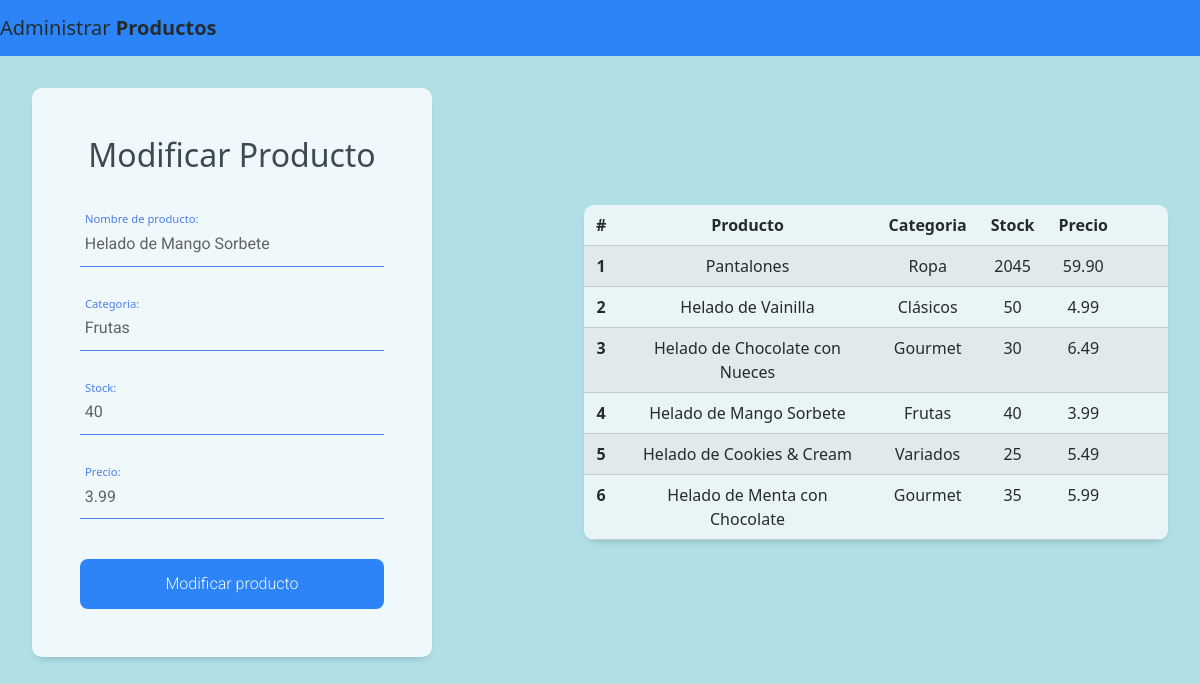
The page /editar.php?id=4 on the database its author committed.
### tables this page shows
CREATE TABLE `producto` (
  `id` int(11) NOT NULL,
  `nombre` varchar(100) NOT NULL,
  `categoria` varchar(50) NOT NULL,
  `stock` int(11) NOT NULL,
  `precio` decimal(10,2) NOT NULL
);

### editar.php (the view, shortened to what this page needs)
<?php
                    include "modelo/conexion.php";
$id=$_GET["id"];
$sql=$conexion->query(" select * from producto where id=$id ");
?>
<!DOCTYPE html>
<html lang="es">
<head>
    <link rel="stylesheet" href="https://cdn.jsdelivr.net/npm/bootstrap@5.3.1/dist/css/bootstrap.min.css">
</head>
<body>
<nav class="navbar navbar-expand-lg navbar-light bg-primary">
    <a class="navbar-brand" href="index.php">Administrar <strong>Productos</strong></a>
</nav>
    <div class="contenedor">
        <div  class="form izquierda">
        <form method="POST">
                <h2 class="form__title">Modificar Producto</h2>
                <?php include "controlador/modificar.php"; ?>
                <div class="form__container">
                <?php
                    while ($datos=$sql->fetch_object()) { ?>
                        <div class="form__group">
                            <input type="text" id="nombre" class="form__input" placeholder=" " name="nombre" value="<?= $datos->nombre ?> ">
                            <label for="nombre" class="form__label">Nombre de producto:</label>
                            <span class="form__line"></span>
                        </div>
                        <div class="form__group">
                        <input type="text" id="categoria" class="form__input" placeholder=" " name="categoria" value="<?= $datos->categoria ?> ">
                            <label for="categoria" class="form__label">Categoria:</label>
                            <span class="form__line"></span>
                        </div>
                        <div class="form__group">
                            <input type="text" id="stock" class="form__input" placeholder=" " name="stock" value="<?= $datos->stock ?> ">
                            <label for="stock" class="form__label">Stock:</label>
                            <span class="form__line"></span>
                        </div>
                        <div class="form__group">
                            <input type="text" id="precio" pattern="[0-9]+(\.[0-9]+)?" class="form__input" placeholder=" " name="precio" value="<?= $datos->precio ?> ">
                            <label for="precio" class="form__label">Precio:</label>
                            <span class="form__line"></span>
                        </div>
                    <?php }
                ?>
                <button type="submit" class="form__submit btn btn-primary" name="btnregistrar" value="ok">Modificar producto</button>
                </div>
            </form>
        </div>
    <table class="table custom-table table-light table-striped derecha">
    <thead>
        <tr>
        <th scope="col">#</th>
        <th scope="col">Producto</th>
        <th scope="col">Categoria</th>
        <th scope="col">Stock</th>
        <th scope="col">Precio</th>
        <th scope="col" colspan="2"></th>
        </tr>
    </thead>
    <tbody>
        <?php
        include "modelo/conexion.php";
        $sql=$conexion->query(" select * from producto ");
        while($datos=$sql->fetch_object()){ ?>
        <tr>
            <th scope="row"><?= $datos->id ?></th>
            <td><?= $datos->nombre ?></td>
            <td><?= $datos->categoria ?></td>
            <td><?= $datos->stock ?></td>
            <td><?= $datos->precio ?></td>
            <td>
            </td>
            <td>
            </td>
        </tr>
        <?php
        }
        ?>
    </tbody>
    </table>
    </div>
</body>
</html>

### editar.php (style rules this page uses)
* { margin: 0; padding: 0; box-sizing: border-box; }
body { background-color: #e5e5f7; opacity: 0.8; background-image: radial-gradient(#dc45f7 0.5px, #B0E0E6 0.5px); background-size: 10px 10px; }
.form { background-color: #fff; width: 100%; max-width: 400px; padding: 3em 3em; border-radius: 10px; box-shadow: 0 5px 10px -5px rgb(0 0 0 /30%); text-align: center; margin: 1em; }
.form__title { font-size: 2rem; margin-bottom: .5em; }
.form__container { margin-top: 3em; display: grid; gap: 2.5em; }
.form__group { position: relative; --color: #5757577e; }
.form__input { width: 100%; background: none; color: #706c6c; font-size: 1rem; padding: .6em .3em; border: none; outline: none; border-bottom: 1px solid var(--color); font-family: 'Roboto', sans-serif; }
.form__input:not(:placeholder-shown) { color: #4d4646; }
.form__input:focus + .form__label, .form__input:not(:placeholder-shown) + .form__label { transform: translateY(-12px) scale(.7); transform-origin: left top; color: #3866f2; }
.form__label { color: var(--color); cursor: pointer; position: absolute; top: 0; left: 5px; transform: translateY(10px); transition: transform .5s, color .3s; }
.form__submit { background: #0d6efd; color: #fff; font-family: 'Roboto', sans-serif; font-weight: 300; font-size: 1rem; padding: .8em 0; border: none; border-radius: .5em; }
.form__line { position: absolute; bottom: 0; left: 0; width: 100%; height: 1px; background-color: #3866f2; transform: scale(0); transform: left bottom; transition: transform .4s; }
.form__input:focus ~ .form__line, .form__input:not(:placeholder-shown) ~ .form__line { transform: scale(1); }
.contenedor { display: flex; justify-content: space-between; align-items: center; padding: 1rem; }
.izquierda { width: 50%; float: left; }
.derecha { width: 50%; float: right; margin: 1rem; }
.custom-table { border-collapse: separate; border-spacing: 0; border-radius: 10px; overflow: hidden; width: 50%; max-width: 800px; box-shadow: 0 5px 10px -5px rgb(0 0 0 /30%); text-align: center; }
.custom-table th, .custom-table td { padding: 8px 12px; }

### rows shown on the page
producto: nombre "Helado de Mango Sorbete", categoria "Frutas", stock "40", precio "3.99", id "4"
producto: id "1", nombre "Pantalones", categoria "Ropa", stock "2045", precio "59.90"
producto: id "2", nombre "Helado de Vainilla", categoria "Clásicos", stock "50", precio "4.99"
producto: id "3", nombre "Helado de Chocolate con Nueces", categoria "Gourmet", stock "30", precio "6.49"
producto: id "5", nombre "Helado de Cookies & Cream", categoria "Variados", stock "25", precio "5.49"
producto: id "6", nombre "Helado de Menta con Chocolate", categoria "Gourmet", stock "35", precio "5.99"
